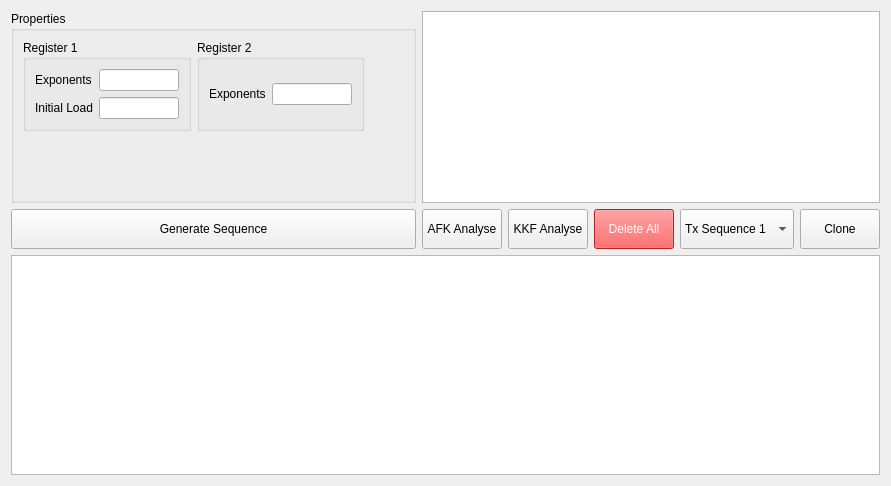
     <widget class="QWidget" name="goldfamily">
      <attribute name="title">
       <string>Gold-Family</string>
      </attribute>
      <layout class="QGridLayout" name="gridLayout_18">
       <item row="0" column="0">
        <widget class="QGroupBox" name="groupBox_4">
         <property name="title">
          <string>Properties</string>
         </property>
         <layout class="QGridLayout" name="gridLayout_14">
          <item row="1" column="0">
           <spacer name="verticalSpacer_4">
            <property name="orientation">
             <enum>Qt::Vertical</enum>
            </property>
            <property name="sizeHint" stdset="0">
             <size>
              <width>20</width>
              <height>40</height>
             </size>
            </property>
           </spacer>
          </item>
          <item row="0" column="2">
           <spacer name="horizontalSpacer_4">
            <property name="orientation">
             <enum>Qt::Horizontal</enum>
            </property>
            <property name="sizeHint" stdset="0">
             <size>
              <width>40</width>
              <height>20</height>
             </size>
            </property>
           </spacer>
          </item>
          <item row="0" column="0">
           <widget class="QGroupBox" name="groupBox_15">
            <property name="title">
             <string>Register 1</string>
            </property>
            <layout class="QGridLayout" name="gridLayout_16">
             <item row="0" column="0">
              <widget class="QLabel" name="label_9">
               <property name="text">
                <string>Exponents</string>
               </property>
              </widget>
             </item>
             <item row="1" column="0">
              <widget class="QLabel" name="label_10">
               <property name="text">
                <string>Initial Load</string>
               </property>
              </widget>
             </item>
             <item row="1" column="1">
              <widget class="QLineEdit" name="lineEdit_goldfamily_register1_initialload">
               <property name="minimumSize">
                <size>
                 <width>60</width>
                 <height>0</height>
                </size>
               </property>
               <property name="maximumSize">
                <size>
                 <width>80</width>
                 <height>16777215</height>
                </size>
               </property>
              </widget>
             </item>
             <item row="0" column="1">
              <widget class="QLineEdit" name="lineEdit_goldfamily_register1_exponents">
               <property name="minimumSize">
                <size>
                 <width>60</width>
                 <height>0</height>
                </size>
               </property>
               <property name="maximumSize">
                <size>
                 <width>80</width>
                 <height>16777215</height>
                </size>
               </property>
              </widget>
             </item>
            </layout>
           </widget>
          </item>
          <item row="0" column="1">
           <widget class="QGroupBox" name="groupBox_27">
            <property name="title">
             <string>Register 2</string>
            </property>
            <layout class="QGridLayout" name="gridLayout_17">
             <item row="0" column="1">
              <widget class="QLineEdit" name="lineEdit_goldfamily_register2_exponents">
               <property name="minimumSize">
                <size>
                 <width>60</width>
                 <height>0</height>
                </size>
               </property>
               <property name="maximumSize">
                <size>
                 <width>80</width>
                 <height>16777215</height>
                </size>
               </property>
              </widget>
             </item>
             <item row="0" column="0">
              <widget class="QLabel" name="label_30">
               <property name="text">
                <string>Exponents</string>
               </property>
              </widget>
             </item>
            </layout>
           </widget>
          </item>
         </layout>
        </widget>
       </item>
       <item row="1" column="0">
        <widget class="QPushButton" name="pushButton_goldfamily_generatesequence">
         <property name="minimumSize">
          <size>
           <width>0</width>
           <height>40</height>
          </size>
         </property>
         <property name="text">
          <string>Generate Sequence</string>
         </property>
        </widget>
       </item>
       <item row="1" column="1">
        <layout class="QHBoxLayout" name="horizontalLayout_4">
         <item>
          <widget class="QPushButton" name="pushButton_goldfamily_afkanalyse">
           <property name="minimumSize">
            <size>
             <width>0</width>
             <height>40</height>
            </size>
           </property>
           <property name="text">
            <string>AFK Analyse</string>
           </property>
          </widget>
         </item>
         <item>
          <widget class="QPushButton" name="pushButton_goldfamily_kkfanalyse">
           <property name="minimumSize">
            <size>
             <width>0</width>
             <height>40</height>
            </size>
           </property>
           <property name="text">
            <string>KKF Analyse</string>
           </property>
          </widget>
         </item>
         <item>
          <widget class="QPushButton" name="pushButton_goldfamily_deleteall">
           <property name="minimumSize">
            <size>
             <width>0</width>
             <height>40</height>
            </size>
           </property>
           <property name="styleSheet">
            <string notr="true">background-color: rgb(255, 45, 45);
color: rgb(255, 255, 255)</string>
           </property>
           <property name="text">
            <string>Delete All</string>
           </property>
          </widget>
         </item>
         <item>
          <widget class="QComboBox" name="comboBox_goldfamily">
           <property name="minimumSize">
            <size>
             <width>0</width>
             <height>40</height>
            </size>
           </property>
           <item>
            <property name="text">
             <string>Tx Sequence 1</string>
            </property>
           </item>
           <item>
            <property name="text">
             <string>Tx Sequence 2</string>
            </property>
           </item>
           <item>
            <property name="text">
             <string>Rx Sequence 1</string>
            </property>
           </item>
           <item>
            <property name="text">
             <string>Rx Sequence 2</string>
            </property>
           </item>
          </widget>
         </item>
         <item>
          <widget class="QPushButton" name="pushButton_goldfamily_clone">
           <property name="minimumSize">
            <size>
             <width>0</width>
             <height>40</height>
            </size>
           </property>
           <property name="text">
            <string>Clone</string>
           </property>
          </widget>
         </item>
        </layout>
       </item>
       <item row="2" column="0" colspan="2">
        <widget class="QGraphicsView" name="graphicsView_goldfamily">
         <property name="sizePolicy">
          <sizepolicy hsizetype="Expanding" vsizetype="Minimum">
           <horstretch>0</horstretch>
           <verstretch>0</verstretch>
          </sizepolicy>
         </property>
         <property name="minimumSize">
          <size>
           <width>0</width>
           <height>220</height>
          </size>
         </property>
        </widget>
       </item>
       <item row="0" column="1">
        <widget class="QListWidget" name="listWidget_goldfamily"/>
       </item>
      </layout>
     </widget>
